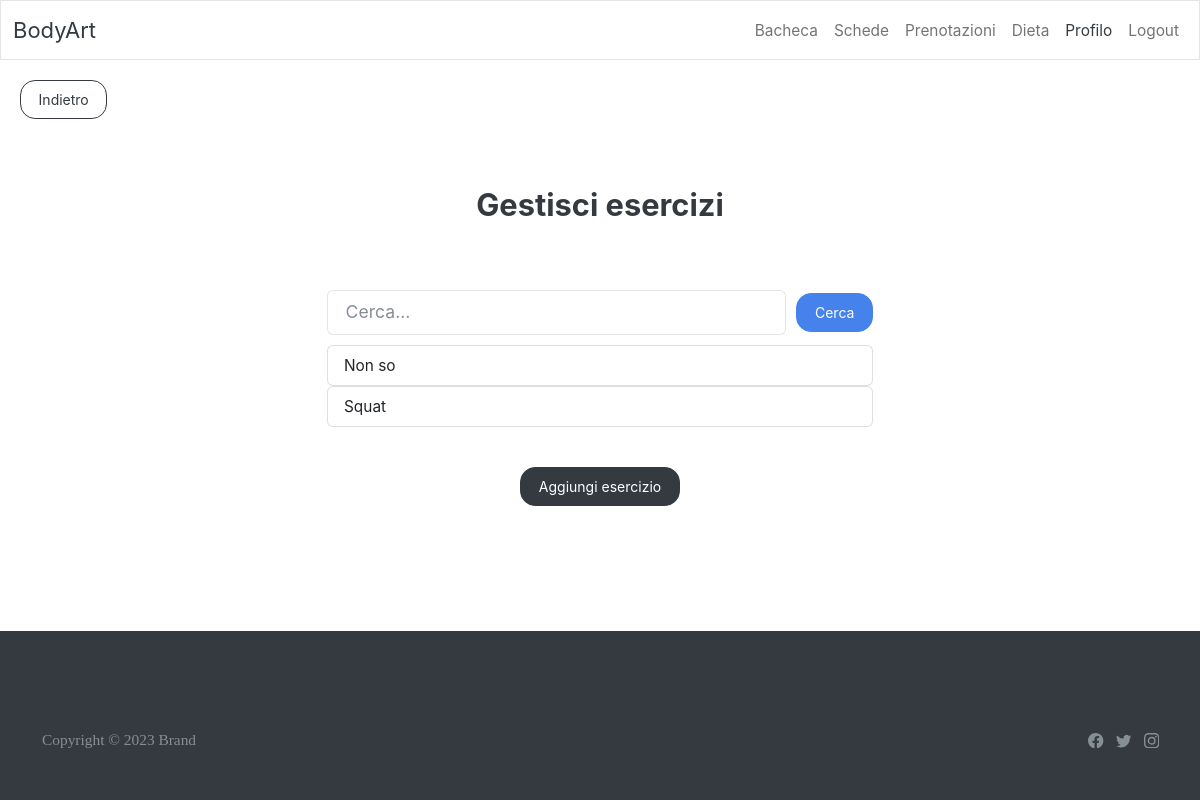
Page /workout/manage/exercises on the earlier database version.
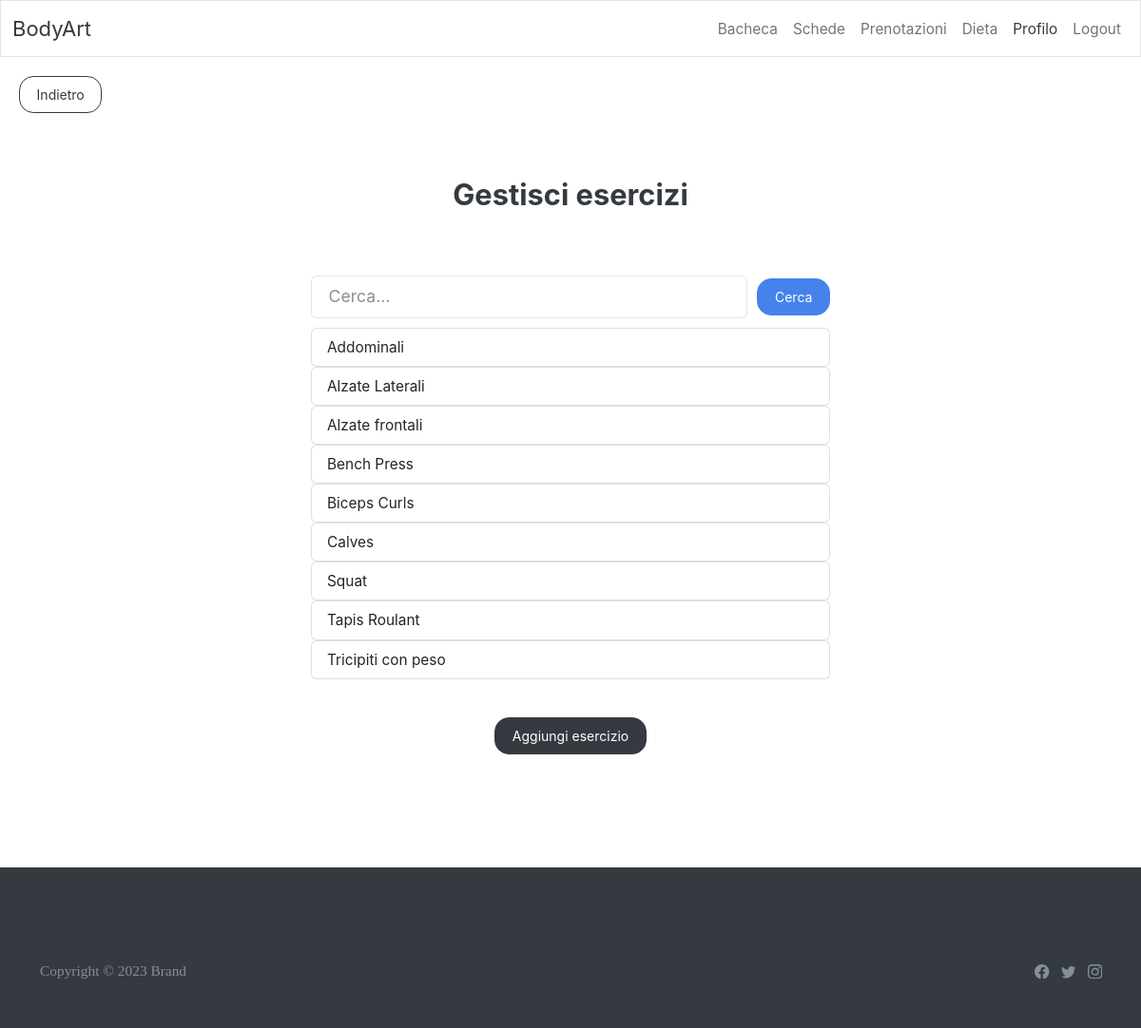
Same page on the later database version.
### workout/models.py (models this page shows)
class Exercise(models.Model):
    name = models.CharField(max_length=30)
    description = models.CharField(max_length=200)
    image = models.ImageField(upload_to='exercise_images', blank=True)

### workout/exercise_views.py (the view, shortened to what this page needs)
# urls.py: path('manage/exercises', ExerciseListView.as_view(), name='exercise_list'),
class ExerciseListView(SearchListView):
    model = Exercise
    template_name = 'exercise_list.html'
    context_object_name = 'exercises'
    def __init__(self):
        super().__init__(Exercise, 'name', 'exercises')
    def get_url(self, obj) -> str:
        return reverse_lazy('update_exercise', kwargs={'pk': obj.pk})
    def get_name(self, obj) -> str:
        return obj.name

### GymApp/templatetags/custom_tags.py (called while the page is built)
@register.simple_tag()
def logged_header(request, highlighted_index: int):
    template = get_template('loggedheader.html')
    context = {
        'highlighted_index': highlighted_index,
        'user': request.user,
        'request': request
    }
    return template.render(context)

### GymApp/widgets.py (called while the page is built)
    def render(self, name, value, attrs=None, renderer=None):
        context = {
            'attrs': attrs,
            'items': self.items
        }
        return render_to_string('search_list.html', context)

### base_views.py (called while the page is built)
    def get_queryset(self):
        if self.request.GET.get('search'):
            return self.search(self.request.GET['search']).order_by(self.ordering)
        return super().get_queryset()

    def get_context_data(self, *, object_list=None, **kwargs):
        context = super().get_context_data(**kwargs)
        context['search'] = CustomSpanWidget(
            [(self.get_name(item), self.get_url(item)) for item in self.object_list]).render('search',
                                                                                             '')
        return context

### templates/search_list.html (shortened to what this page needs)
<div class="row row-cols-1 row-cols-md-2 justify-content-center">
    <div style="display: flex; align-items: baseline; margin: 10px">
        <input id="search" class="form-control" placeholder="Cerca...">
        <button type="submit" class="btn btn-primary" style="margin-left: 10px" onclick="search()">Cerca</button>
    </div>
    <div>
        {% for item in items %}
            <div class="list-group">
                {% with link as createLink %}
                    <a href="{{ item.1 }}" class="list-group-item list-group-item-action">{{ item.0 }}</a>
                {% endwith %}
            </div>
        {% endfor %}
    </div>
</div>

### workout/templates/exercise_list.html (shortened to what this page needs)
{% extends 'loggedbase.html' %}
{% load custom_tags %}
{% block body %}
    {% logged_header request 5 %}
    <div style="display: flex; align-content: start; align-items: start; width: 100%; margin: 20px">
        <a href="{% url 'manage_workouts' %}">
            <button type="button" class="btn btn-outline-dark">Indietro</button>
        </a>
    </div>
    <div class="container py-5" style="margin-bottom: 5rem">
        <div class="row mb-4 mb-lg-5">
            <div class="col-md-8 col-xl-6 text-center mx-auto">
                <h3 class="fw-bold">Gestisci esercizi</h3>
            </div>
        </div>
        <div> {{ search }}</div>
        <div style="display: flex; justify-content: center">
            <a href="{% url 'create_exercise' %}">
                <button class="btn btn-dark">Aggiungi esercizio</button>
            </a>
        </div>
    </div>
{% endblock %}

### templates/loggedbase.html (shortened to what this page needs)
{% extends 'base.html' %}
{% block content %}
    {% block body %}
    {% endblock %}
{% endblock %}

### templates/base.html (shortened to what this page needs)
{% load static %}
<!DOCTYPE html>
<html lang="en">
<head>
    <link rel="stylesheet" href="{% static 'css/bootstrap.min.css' %}">
</head>
<body>
<div style="position: relative; min-height: 100vh;">
    <div style="padding-bottom: 10rem">
        {% block content %}
        {% endblock %}
    </div>
    <div style="margin-top: 0; bottom: 0">
        {% include 'footer.html' %}
    </div>
</div>
</body>
</html>

### templates/loggedheader.html (shortened to what this page needs)
{% load admin_urls %}
<nav class="navbar navbar-expand-lg navbar-light bg-light">
    <div class="container-fluid">
        <a class="navbar-brand {% if highlighted_index == 0 %} active{% endif %}"
                {% if highlighted_index != 0 %} href="{% url 'home' %}{% endif %}">BodyArt</a>
        <div class="collapse navbar-collapse" style="justify-content: end" id="navbarColor03">
            <ul class="navbar-nav ml-auto">
                <li class="nav-item">
                    <a class="nav-link {% if highlighted_index == 1 %} active {% endif %}"
                            {% if highlighted_index != 1 %} href="{% url 'bullettinboard' %}{% endif %}">Bacheca
                        {% if request.user.notifications.bullettinboard %}<sup style="color: red">1</sup> {% endif %}</a>
                </li>
                <li class="nav-item">
                    <a class="nav-link {% if highlighted_index == 2 %} active {% endif %}"
                            {% if highlighted_index != 2 %} href="{% url 'workout' %}{% endif %}">Schede
                    {% if request.user.notifications.workout %}<sup style="color: red">1</sup> {% endif %}</a>
                </li>
                <li class="nav-item">
                    <a class="nav-link {% if highlighted_index == 3 %} active {% endif %}"
                            {% if highlighted_index != 3 %} href="{% url 'reservations' %}{% endif %}">Prenotazioni</a>
                </li>
                <li class="nav-item">
                    <a class="nav-link {% if highlighted_index == 4 %} active {% endif %}"
                            {% if highlighted_index != 4 %} href="{% url 'meaplan' %}{% endif %}">Dieta
                    {% if request.user.notifications.mealplan %}<sup style="color: red">1</sup> {% endif %}</a>
                </li>
                <li class="nav-item">
                    <a class="nav-link {% if highlighted_index == 5 %} active {% endif %}"
                            {% if highlighted_index != 5 %} href="{% url 'profile' %}{% endif %}">Profilo</a>
                </li>
                <li class="nav-item">
                    <a class="nav-link" href="{% url 'logout' %}">Logout</a>
                </li>
            </ul>
        </div>
    </div>
</nav>

### templates/footer.html (shortened to what this page needs)
<footer class="bg-dark" style="position: absolute;
  bottom: 0;
  top: auto;
  width: 100%;
  height: 169px;">
    <div class="container py-4 py-lg-5" style="padding-right: 11px;margin-bottom: 10px;">
        <hr />
        <div class="text-muted d-flex justify-content-between align-items-center pt-3" style="padding-top: 8px;">
            <p class="mb-0">Copyright © 2023 Brand</p>
            <ul class="list-inline mb-0">
                <li class="list-inline-item"></li>
                <li class="list-inline-item"></li>
                <li class="list-inline-item"></li>
            </ul>
        </div>
    </div>
</footer>

Differences in the rows shown:
added Exercise: name "Alzate Laterali"
added Exercise: name "Alzate frontali"
added Exercise: name "Bench Press"
added Exercise: name "Biceps Curls"
added Exercise: name "Calves"
added Exercise: name "Tapis Roulant"
added Exercise: name "Tricipiti con peso"
Other differences:
new list line: "Addominali"
list line gone: "Non so"
